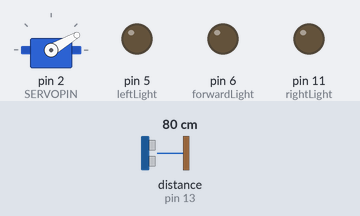
A sketch run on a simulated Arduino Uno, built with avr-gcc and run on an emulated ATmega328P. On the bench: servo, output pins drawn as LEDs (lit = HIGH). Inputs (shaded band) come from the test bench; at power-on: distance to the obstacle (sensor on pin 13) 80 cm. The echo pulse lasts 58.3 µs per cm.

Above: at 1.2 s.
1.3 s: distance to the obstacle (sensor on pin 13) set to 2 cm
At 1.66 s:
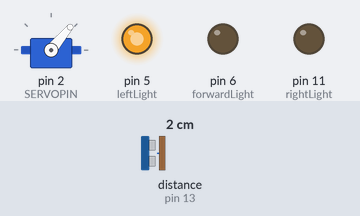
4.3 s: distance to the obstacle (sensor on pin 13) set to 9 cm
At 5.59 s:
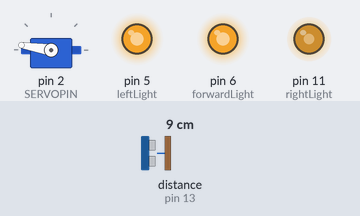
7.3 s: distance to the obstacle (sensor on pin 13) set to 4 cm
At 7.73 s:
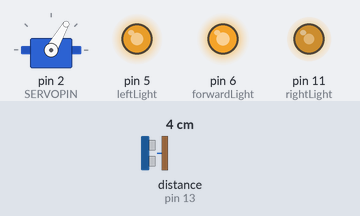
10.3 s: distance to the obstacle (sensor on pin 13) set to 18 cm
At 11.37 s:
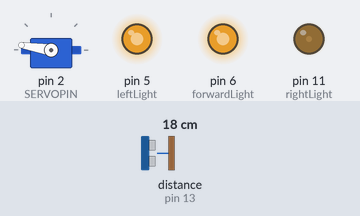
13.3 s: distance to the obstacle (sensor on pin 13) set to 35 cm
At 13.51 s:
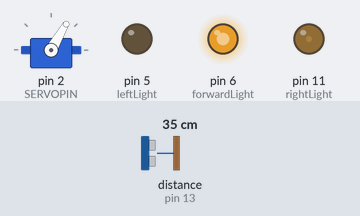
16.3 s: distance to the obstacle (sensor on pin 13) set to 22 cm
19.3 s: distance to the obstacle (sensor on pin 13) set to 17 cm
At 19.59 s:
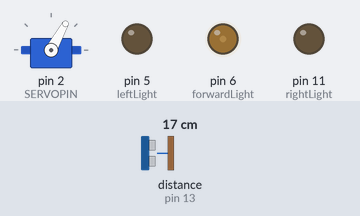
Timing chart, 0 to 25.5 s (numbered marks = the images above; inputs shaded):
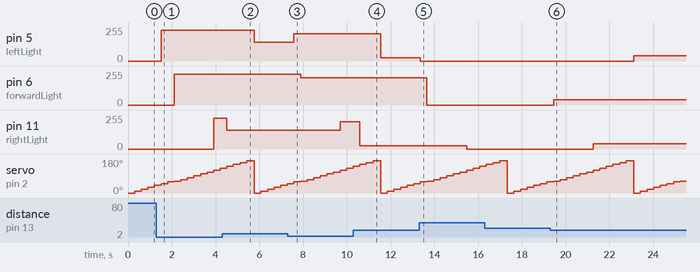

Measured:
- the behaviour switches between 20 and 19 cm on distance to the obstacle (sensor on pin 13) (found by bisection; images 5 and 6)
- after the input at 1.3 s, pin 5 (leftLight): 0/255 → 230/255 after 0.21 s; pin 6 (forwardLight): 0/255 → 230/255 after 0.81 s; pin 11 (rightLight): 0/255 → 230/255 after 2.6 s
- after the input at 4.3 s, pin 5 (leftLight): 230/255 → 141/255 after 1.5 s; pin 11 (rightLight): 230/255 → 141/255 after 0.22 s
- after the input at 7.3 s, pin 5 (leftLight): 141/255 → 204/255 after 0.28 s; pin 6 (forwardLight): 230/255 → 204/255 after 0.58 s; pin 11 (rightLight): 141/255 → 204/255 after 2.4 s
- after the input at 10.3 s, pin 5 (leftLight): 204/255 → 26/255 after 1.2 s; pin 11 (rightLight): 204/255 → 26/255 after 0.29 s
- after the input at 13.3 s, pin 5 (leftLight): 26/255 → 0/255 after 0.06 s; pin 6 (forwardLight): 204/255 → 0/255 after 0.36 s; pin 11 (rightLight): 26/255 → 0/255 after 2.2 s
- after the input at 19.3 s, pin 5 (leftLight): 0/255 → 39/255 after 3.8 s; pin 6 (forwardLight): 0/255 → 39/255 after 0.15 s; pin 11 (rightLight): 0/255 → 39/255 after 2.0 s

The sketch:

BasicLedRadar2.ino
```cpp
#include <Servo.h>
#include <NewPing.h>

#define TRIG_PIN 12
#define ECHO_PIN 13
#define MAX_DISTANCE 20

const int leftLight=5;
const int forwardLight=6;
const int rightLight=11;
const int SERVOPIN = 2;


int turnPoint=0;
unsigned int distMapper = 0;

NewPing RWR(TRIG_PIN,ECHO_PIN,MAX_DISTANCE);
Servo Myservo;

void setup() {
Myservo.attach(SERVOPIN);
Myservo.write(0);
pinMode(leftLight,OUTPUT);
pinMode(forwardLight,OUTPUT);
pinMode(rightLight,OUTPUT);

}

void loop() {
  for (int turnPoint=0;turnPoint<61;turnPoint+=10)
{
  distMapper = RWR.ping_cm();
  if (distMapper > 0) {
  analogWrite(leftLight, map(distMapper, 0, MAX_DISTANCE, 255, 0));
} else {
  analogWrite(leftLight, 0);  // or some default value
}

  Myservo.write(turnPoint);
  delay(300);
}
  for (int turnPoint=61;turnPoint<121;turnPoint+=10)
{
  distMapper = RWR.ping_cm();
  if (distMapper > 0) {
  analogWrite(forwardLight, map(distMapper, 0, MAX_DISTANCE, 255, 0));
} else {
  analogWrite(forwardLight, 0);  // or some default value
}
  Myservo.write(turnPoint);
    delay(300);
}
  for (int turnPoint=121;turnPoint<181;turnPoint+=10)
{
  distMapper = RWR.ping_cm();
  if (distMapper > 0) {
  analogWrite(rightLight, map(distMapper, 0, MAX_DISTANCE, 255, 0));
} else {
  analogWrite(rightLight, 0);  // or some default value
}
  Myservo.write(turnPoint);
    delay(300);
  }
  turnPoint=0;
  delay(50);


}
```
